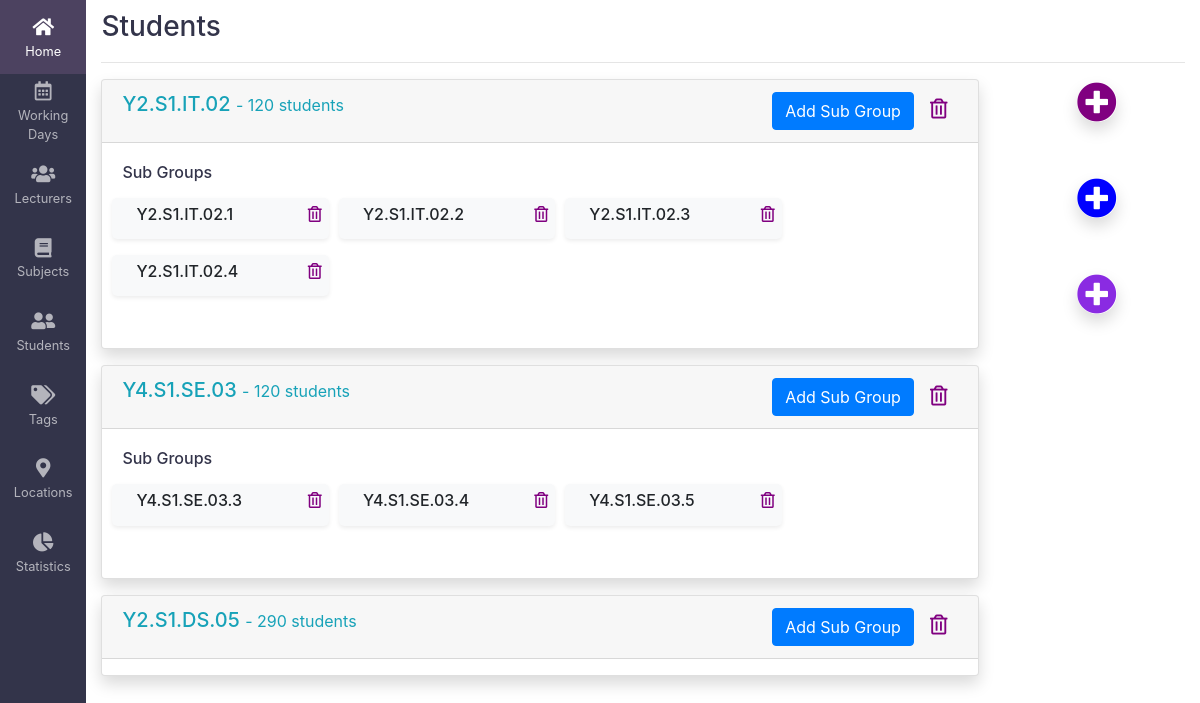
The page /students/ on the database its author committed.
### timetable/models.py (models this page shows, shortened)
class Group(models.Model):
    academic_year_semester = models.ForeignKey(
        AcademicYearSemester, on_delete=models.CASCADE)
    programme = models.ForeignKey(Programme, on_delete=models.CASCADE)
    group_no = models.CharField(max_length=2)
    student_count = models.IntegerField(null=True, blank=True)
    generated_group = models.CharField(max_length=100, blank=True, null=True)
    class Meta:
        constraints = [
            models.UniqueConstraint(
                fields=['academic_year_semester', 'programme', 'group_no'], name='student_details')
        ]

class Subgroup(models.Model):
    group = models.ForeignKey(Group, on_delete=models.CASCADE)
    subgroup_no = models.IntegerField(default=1)
    generated_subgroup = models.CharField(
        max_length=100, blank=True, null=True)
    class Meta:
        constraints = [
            models.UniqueConstraint(
                fields=['group', 'subgroup_no'], name='subgroup_details')
        ]

### timetable/views.py (the view)
# urls.py: path('students/', views.StudentsView.as_view(), name='students'),
class StudentsView(generic.ListView):
    context_object_name = 'group_list'
    def get_queryset(self):
        return Group.objects.exclude(generated_group=None)
    template_name = 'students/students.html'

### template/students/students.html (shortened to what this page needs)
{% extends 'base.html' %}
{% block content %}
<div class="container-fluid main bg-white">
    <div class="bg-white" style="padding: 10px 0px; font-weight: 900;">
        <h3 style="color: #33344a;">Students</h3>
    </div>
    <hr style="margin-top: 0px; margin-left: 0rem; ">
    <div>
        <div class="scrollable bg-light">
            <div>
                <div style="width: 90%;float: left;">
                    {% if group_list %}
                        {% for groups in group_list%}
                        <div class="card shadow pb-3 mb-3 bg-white rounded" style="width: 90%" id="gg-{{groups.id}}">
                            <div class="card-header">
                                <h5 class="card-text text-info">{{groups.generated_group}} <small>- {{groups.student_count}} students</small>
                                    <div style="float:right">
                                            <a href="{% url 'subgroups' groups.id %}">
                                            <button type="submit" class="btn btn-primary" id={{groups.generated_group}}>Add Sub Group</button></a>
                                        <span id="deleteIcon" onclick="deleteGroup({{groups.id}})">
                                            <i class="far fa-trash-alt" style="color: purple;"></i>
                                        </span>
                                    </div>
                                </h5>
                            </div>
                            {% if groups.subgroup_set.all != null and groups.subgroup_set.count > 0 %}
                                <div class="card-body">
                                    <div class="card-text">
                                            <h6 class="mb-3" style="color: #33344a;">Sub Groups</h6>
                                            <div class="row">
                                                {% for subgroup in groups.subgroup_set.all %}
                                                    {% if subgroup.generated_subgroup != None %}
                                                    <div class="col-md-3 shadow-sm p-1 mb-3 bg-light" style="border-radius: 5px; margin:0px 5px;" id="sb-{{subgroup.id}}">
                                                        <h6 style="padding: 3px;">&nbsp; &nbsp; {{ subgroup.generated_subgroup }}
                                                            <span id="deleteIcon" style="float: right;" onclick="deleteSubGroup({{subgroup.id}})">
                                                                <i class="far fa-trash-alt" style="color:purple;"></i>
                                                            </span>
                                                        </h6>
                                                    </div>
                                                    {% endif %}
                                                {% endfor%}
                                        </div>
                                    </div>
                                </div>
                            {% endif %}
                        </div>
                        {%endfor%}
                    {% else %}
                        <p>No student groups available to display</p>
                    {% endif%}
                </div>
                <div style="width: 10%; float: right;">
                    <h1 class="mb-5"><a href="{% url 'groups' %}"><i class="fa fa-plus-circle shadow" aria-hidden="true" style="color:purple;border-radius: 100%;" data-toggle="tooltip" data-placement="top" title="Group Ids">
                    </i></a></h1>
                    <h1 class="mb-5"><a href="{% url 'programmes' %}"><i class="fa fa-plus-circle shadow" aria-hidden="true" style="color:blue; border-radius: 100%;" data-toggle="tooltip" data-placement="left" title="Programme"></i></a></h1>
                    <h1><a href="{% url 'academics' %}"><i class="fa fa-plus-circle shadow" aria-hidden="true" style="color:blueviolet; border-radius: 100%;" data-toggle="tooltip" data-placement="bottom" title="Academic Year & Semester"></i></a></h1>
                </div>
            </div>
        </div>
    </div>
</div>
{% endblock %}

### template/base.html (style rules this page uses)
html, body { height: 100%; }
.main { background: #f3f2f1; min-height: 100%; margin-left: 5.4rem; width: calc(100% - 5.4rem); }
.card { background: #f3f2f1; }

### rows shown on the page
Group: generated_group "Y2.S1.IT.02", student_count "120"
Subgroup: generated_subgroup "Y2.S1.IT.02.1"
Subgroup: generated_subgroup "Y2.S1.IT.02.2"
Subgroup: generated_subgroup "Y2.S1.IT.02.3"
Subgroup: generated_subgroup "Y2.S1.IT.02.4"
Group: generated_group "Y4.S1.SE.03", student_count "120"
Subgroup: generated_subgroup "Y4.S1.SE.03.3"
Subgroup: generated_subgroup "Y4.S1.SE.03.4"
Subgroup: generated_subgroup "Y4.S1.SE.03.5"
Group: generated_group "Y2.S1.DS.05", student_count "290"
